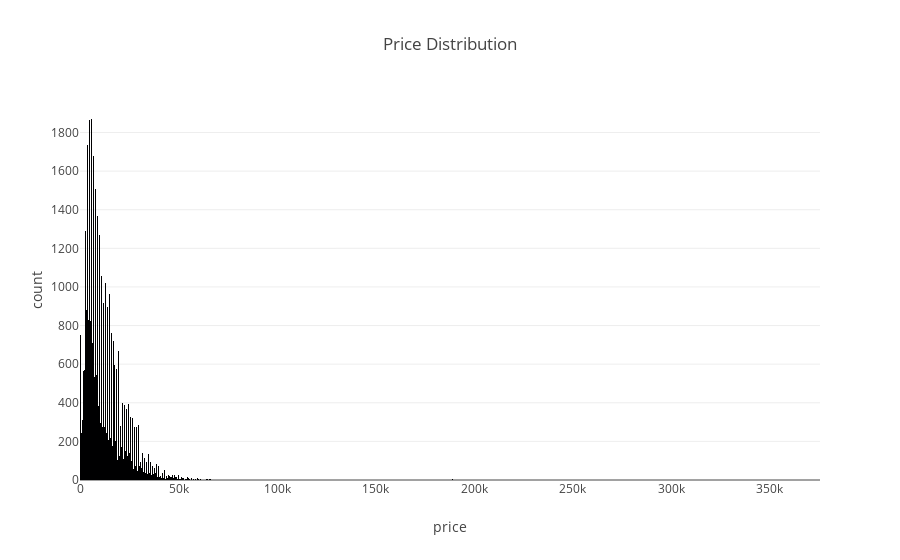

The cell this chart's notebook holds for it:
### Code cell
fig = px.histogram(df, x='price', title='Price Distribution')
fig.show()

### Figure 1 — Plotly figure (JSON) as saved in the notebook; plotly's stock layout.template omitted (floating-point values rounded to 4 significant figures; data arrays with more than 128 entries replaced by an {"elided": "..."} marker saying what was removed)
{"data": [{"alignmentgroup": "True", "bingroup": "x", "hovertemplate": "price=%{x}<br>count=%{y}<extra></extra>", "legendgroup": "", "marker": {"color": "#000001", "pattern": {"shape": ""}}, "name": "", "offsetgroup": "", "orientation": "v", "showlegend": false, "type": "histogram", "x": {"elided": "36419 int values"}, "xaxis": "x", "yaxis": "y"}], "layout": {"barmode": "relative", "legend": {"tracegroupgap": 0}, "title": {"text": "Price Distribution"}, "xaxis": {"anchor": "y", "domain": [0, 1], "title": {"text": "price"}}, "yaxis": {"anchor": "x", "domain": [0, 1], "title": {"text": "count"}}}}
